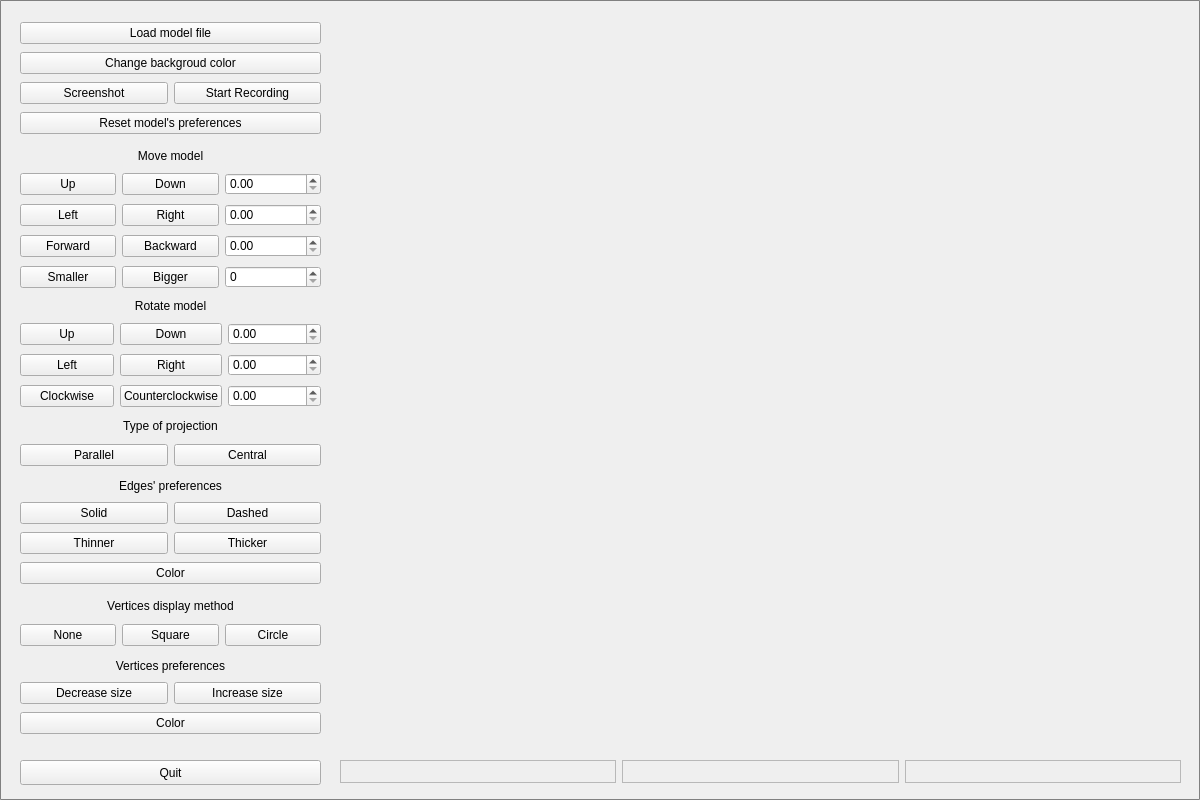
<?xml version="1.0" encoding="UTF-8"?>
<ui version="4.0">
 <class>MainWindow</class>
 <widget class="QMainWindow" name="MainWindow">
  <property name="geometry">
   <rect>
    <x>0</x>
    <y>0</y>
    <width>1200</width>
    <height>800</height>
   </rect>
  </property>
  <property name="sizePolicy">
   <sizepolicy hsizetype="Fixed" vsizetype="Fixed">
    <horstretch>0</horstretch>
    <verstretch>0</verstretch>
   </sizepolicy>
  </property>
  <property name="minimumSize">
   <size>
    <width>1200</width>
    <height>800</height>
   </size>
  </property>
  <property name="maximumSize">
   <size>
    <width>1200</width>
    <height>800</height>
   </size>
  </property>
  <property name="windowTitle">
   <string>3D Viewer</string>
  </property>
  <property name="styleSheet">
   <string notr="true">QMainWindow {
    border: 1px solid gray;
    border-radius: 1px;
}</string>
  </property>
  <widget class="QWidget" name="centralwidget">
   <widget class="GLWidget" name="openGLWidget" native="true">
    <property name="geometry">
     <rect>
      <x>340</x>
      <y>20</y>
      <width>841</width>
      <height>731</height>
     </rect>
    </property>
    <property name="sizePolicy">
     <sizepolicy hsizetype="Expanding" vsizetype="Expanding">
      <horstretch>0</horstretch>
      <verstretch>0</verstretch>
     </sizepolicy>
    </property>
    <property name="maximumSize">
     <size>
      <width>871</width>
      <height>731</height>
     </size>
    </property>
   </widget>
   <widget class="QPushButton" name="QuitButton">
    <property name="geometry">
     <rect>
      <x>20</x>
      <y>760</y>
      <width>301</width>
      <height>25</height>
     </rect>
    </property>
    <property name="text">
     <string>Quit</string>
    </property>
    <property name="shortcut">
     <string>Q</string>
    </property>
   </widget>
   <widget class="QWidget" name="layoutWidget">
    <property name="geometry">
     <rect>
      <x>20</x>
      <y>170</y>
      <width>301</width>
      <height>121</height>
     </rect>
    </property>
    <layout class="QGridLayout" name="moveModelGridLayout">
     <property name="sizeConstraint">
      <enum>QLayout::SetNoConstraint</enum>
     </property>
     <property name="spacing">
      <number>6</number>
     </property>
     <item row="2" column="0">
      <widget class="QPushButton" name="moveForwardButton">
       <property name="text">
        <string>Forward</string>
       </property>
       <property name="shortcut">
        <string>1</string>
       </property>
      </widget>
     </item>
     <item row="2" column="1">
      <widget class="QPushButton" name="moveBackwardButton">
       <property name="text">
        <string>Backward</string>
       </property>
       <property name="shortcut">
        <string>9</string>
       </property>
      </widget>
     </item>
     <item row="1" column="0">
      <widget class="QPushButton" name="moveLeftButton">
       <property name="text">
        <string>Left</string>
       </property>
       <property name="shortcut">
        <string>4</string>
       </property>
      </widget>
     </item>
     <item row="0" column="0">
      <widget class="QPushButton" name="moveUpButton">
       <property name="text">
        <string>Up</string>
       </property>
       <property name="shortcut">
        <string>8</string>
       </property>
      </widget>
     </item>
     <item row="1" column="1">
      <widget class="QPushButton" name="moveRightButton">
       <property name="text">
        <string>Right</string>
       </property>
       <property name="shortcut">
        <string>6</string>
       </property>
      </widget>
     </item>
     <item row="5" column="1">
      <widget class="QPushButton" name="biggerButton">
       <property name="text">
        <string>Bigger</string>
       </property>
       <property name="shortcut">
        <string>+</string>
       </property>
      </widget>
     </item>
     <item row="0" column="1">
      <widget class="QPushButton" name="moveDownButton">
       <property name="text">
        <string>Down</string>
       </property>
       <property name="shortcut">
        <string>2</string>
       </property>
      </widget>
     </item>
     <item row="5" column="0">
      <widget class="QPushButton" name="smallerButton">
       <property name="text">
        <string>Smaller</string>
       </property>
       <property name="shortcut">
        <string>-</string>
       </property>
      </widget>
     </item>
     <item row="0" column="2">
      <widget class="QDoubleSpinBox" name="doubleSpinBox"/>
     </item>
     <item row="1" column="2">
      <widget class="QDoubleSpinBox" name="doubleSpinBox_2"/>
     </item>
     <item row="2" column="2">
      <widget class="QDoubleSpinBox" name="doubleSpinBox_3"/>
     </item>
     <item row="5" column="2">
      <widget class="QSpinBox" name="spinBox"/>
     </item>
    </layout>
   </widget>
   <widget class="QWidget" name="layoutWidget">
    <property name="geometry">
     <rect>
      <x>20</x>
      <y>140</y>
      <width>301</width>
      <height>31</height>
     </rect>
    </property>
    <layout class="QVBoxLayout" name="moveLabelVerticalLayout">
     <item>
      <widget class="QLabel" name="moveLabel">
       <property name="frameShape">
        <enum>QFrame::NoFrame</enum>
       </property>
       <property name="text">
        <string>Move model</string>
       </property>
       <property name="alignment">
        <set>Qt::AlignCenter</set>
       </property>
      </widget>
     </item>
    </layout>
   </widget>
   <widget class="QWidget" name="layoutWidget">
    <property name="geometry">
     <rect>
      <x>20</x>
      <y>290</y>
      <width>301</width>
      <height>31</height>
     </rect>
    </property>
    <layout class="QVBoxLayout" name="rotateLabelVerticalLayout">
     <item>
      <widget class="QLabel" name="rotateLabel">
       <property name="text">
        <string>Rotate model</string>
       </property>
       <property name="alignment">
        <set>Qt::AlignCenter</set>
       </property>
      </widget>
     </item>
    </layout>
   </widget>
   <widget class="QWidget" name="layoutWidget">
    <property name="geometry">
     <rect>
      <x>20</x>
      <y>320</y>
      <width>301</width>
      <height>91</height>
     </rect>
    </property>
    <layout class="QGridLayout" name="rotateModelGridLayout">
     <item row="0" column="1">
      <widget class="QPushButton" name="rotateDownButton">
       <property name="text">
        <string>Down</string>
       </property>
       <property name="shortcut">
        <string>Ctrl+2</string>
       </property>
      </widget>
     </item>
     <item row="2" column="2">
      <widget class="QDoubleSpinBox" name="doubleSpinBox_6"/>
     </item>
     <item row="1" column="0">
      <widget class="QPushButton" name="rotateLeftButton">
       <property name="text">
        <string>Left</string>
       </property>
       <property name="shortcut">
        <string>Ctrl+4</string>
       </property>
      </widget>
     </item>
     <item row="2" column="1">
      <widget class="QPushButton" name="rotateCounterclockwiseButton">
       <property name="text">
        <string>Counterclockwise</string>
       </property>
       <property name="shortcut">
        <string>Ctrl+9</string>
       </property>
      </widget>
     </item>
     <item row="2" column="0">
      <widget class="QPushButton" name="rotateClockwiseButton">
       <property name="text">
        <string>Clockwise</string>
       </property>
       <property name="shortcut">
        <string>Ctrl+1</string>
       </property>
      </widget>
     </item>
     <item row="0" column="0">
      <widget class="QPushButton" name="rotateUpButton">
       <property name="text">
        <string>Up</string>
       </property>
       <property name="shortcut">
        <string>Ctrl+8</string>
       </property>
      </widget>
     </item>
     <item row="0" column="2">
      <widget class="QDoubleSpinBox" name="doubleSpinBox_4"/>
     </item>
     <item row="1" column="1">
      <widget class="QPushButton" name="rotateRightButton">
       <property name="text">
        <string>Right</string>
       </property>
       <property name="shortcut">
        <string>Ctrl+6</string>
       </property>
      </widget>
     </item>
     <item row="1" column="2">
      <widget class="QDoubleSpinBox" name="doubleSpinBox_5"/>
     </item>
    </layout>
   </widget>
   <widget class="QWidget" name="layoutWidget">
    <property name="geometry">
     <rect>
      <x>340</x>
      <y>760</y>
      <width>841</width>
      <height>23</height>
     </rect>
    </property>
    <layout class="QHBoxLayout" name="fileInfoHorizontalLayout">
     <item>
      <widget class="QLabel" name="filenameLabel">
       <property name="frameShape">
        <enum>QFrame::StyledPanel</enum>
       </property>
       <property name="text">
        <string/>
       </property>
      </widget>
     </item>
     <item>
      <widget class="QLabel" name="numEdgesLabel">
       <property name="frameShape">
        <enum>QFrame::StyledPanel</enum>
       </property>
       <property name="text">
        <string/>
       </property>
      </widget>
     </item>
     <item>
      <widget class="QLabel" name="numVerticesLabel">
       <property name="frameShape">
        <enum>QFrame::StyledPanel</enum>
       </property>
       <property name="text">
        <string/>
       </property>
       <property name="alignment">
        <set>Qt::AlignRight|Qt::AlignTrailing|Qt::AlignVCenter</set>
       </property>
      </widget>
     </item>
    </layout>
   </widget>
   <widget class="QWidget" name="layoutWidget">
    <property name="geometry">
     <rect>
      <x>20</x>
      <y>410</y>
      <width>301</width>
      <height>31</height>
     </rect>
    </property>
    <layout class="QVBoxLayout" name="projectionTypeVerticalLayout">
     <item>
      <widget class="QLabel" name="projectionTypeLabel">
       <property name="text">
        <string>Type of projection</string>
       </property>
       <property name="alignment">
        <set>Qt::AlignCenter</set>
       </property>
      </widget>
     </item>
    </layout>
   </widget>
   <widget class="QWidget" name="layoutWidget">
    <property name="geometry">
     <rect>
      <x>20</x>
      <y>440</y>
      <width>301</width>
      <height>31</height>
     </rect>
    </property>
    <layout class="QHBoxLayout" name="projectionTypeHorizontalLayout">
     <item>
      <widget class="QPushButton" name="parallelButton">
       <property name="text">
        <string>Parallel</string>
       </property>
      </widget>
     </item>
     <item>
      <widget class="QPushButton" name="centralButton">
       <property name="text">
        <string>Central</string>
       </property>
      </widget>
     </item>
    </layout>
   </widget>
   <widget class="QWidget" name="layoutWidget">
    <property name="geometry">
     <rect>
      <x>20</x>
      <y>470</y>
      <width>301</width>
      <height>31</height>
     </rect>
    </property>
    <layout class="QVBoxLayout" name="lineTypeVerticalLayout">
     <item>
      <widget class="QLabel" name="edgesPreferenceLabel">
       <property name="text">
        <string>Edges' preferences</string>
       </property>
       <property name="alignment">
        <set>Qt::AlignCenter</set>
       </property>
      </widget>
     </item>
    </layout>
   </widget>
   <widget class="QWidget" name="layoutWidget">
    <property name="geometry">
     <rect>
      <x>20</x>
      <y>500</y>
      <width>301</width>
      <height>89</height>
     </rect>
    </property>
    <layout class="QGridLayout" name="edgesPreferencesGridLayout">
     <item row="0" column="0">
      <widget class="QPushButton" name="solidButton">
       <property name="text">
        <string>Solid</string>
       </property>
      </widget>
     </item>
     <item row="0" column="1">
      <widget class="QPushButton" name="dashedButton">
       <property name="text">
        <string>Dashed</string>
       </property>
      </widget>
     </item>
     <item row="1" column="0">
      <widget class="QPushButton" name="thinnerButton">
       <property name="text">
        <string>Thinner</string>
       </property>
      </widget>
     </item>
     <item row="1" column="1">
      <widget class="QPushButton" name="thickerButton">
       <property name="text">
        <string>Thicker</string>
       </property>
      </widget>
     </item>
     <item row="2" column="0" colspan="2">
      <widget class="QPushButton" name="edgesColorButton">
       <property name="text">
        <string>Color</string>
       </property>
      </widget>
     </item>
    </layout>
   </widget>
   <widget class="QWidget" name="layoutWidget">
    <property name="geometry">
     <rect>
      <x>20</x>
      <y>590</y>
      <width>301</width>
      <height>31</height>
     </rect>
    </property>
    <layout class="QVBoxLayout" name="edgesDisplayMethodVerticalLayout">
     <item>
      <widget class="QLabel" name="edgesDisplayMethodLabel">
       <property name="text">
        <string>Vertices display method</string>
       </property>
       <property name="alignment">
        <set>Qt::AlignCenter</set>
       </property>
      </widget>
     </item>
    </layout>
   </widget>
   <widget class="QWidget" name="layoutWidget">
    <property name="geometry">
     <rect>
      <x>20</x>
      <y>620</y>
      <width>301</width>
      <height>31</height>
     </rect>
    </property>
    <layout class="QHBoxLayout" name="horizontalLayout">
     <item>
      <widget class="QPushButton" name="noneDisplayMethodButton">
       <property name="text">
        <string>None</string>
       </property>
      </widget>
     </item>
     <item>
      <widget class="QPushButton" name="squareDisplayMethodButton">
       <property name="text">
        <string>Square</string>
       </property>
      </widget>
     </item>
     <item>
      <widget class="QPushButton" name="circleDisplayMethodButton">
       <property name="text">
        <string>Circle</string>
       </property>
      </widget>
     </item>
    </layout>
   </widget>
   <widget class="QWidget" name="layoutWidget">
    <property name="geometry">
     <rect>
      <x>20</x>
      <y>650</y>
      <width>301</width>
      <height>31</height>
     </rect>
    </property>
    <layout class="QVBoxLayout" name="verticesPreferencesVerticalLayout">
     <item>
      <widget class="QLabel" name="verticesPreferencesLabel">
       <property name="text">
        <string>Vertices preferences</string>
       </property>
       <property name="alignment">
        <set>Qt::AlignCenter</set>
       </property>
      </widget>
     </item>
    </layout>
   </widget>
   <widget class="QWidget" name="layoutWidget">
    <property name="geometry">
     <rect>
      <x>20</x>
      <y>680</y>
      <width>301</width>
      <height>58</height>
     </rect>
    </property>
    <layout class="QGridLayout" name="verticesPreferencesGridLayout">
     <item row="0" column="0">
      <widget class="QPushButton" name="verticesDecreaseSizeButton">
       <property name="text">
        <string>Decrease size</string>
       </property>
      </widget>
     </item>
     <item row="0" column="1">
      <widget class="QPushButton" name="verticesIncreaseSizeButton">
       <property name="text">
        <string>Increase size</string>
       </property>
      </widget>
     </item>
     <item row="1" column="0" colspan="2">
      <widget class="QPushButton" name="verticesColorButton">
       <property name="text">
        <string>Color</string>
       </property>
      </widget>
     </item>
    </layout>
   </widget>
   <widget class="QWidget" name="layoutWidget">
    <property name="geometry">
     <rect>
      <x>20</x>
      <y>20</y>
      <width>301</width>
      <height>120</height>
     </rect>
    </property>
    <layout class="QGridLayout" name="topLayout">
     <item row="1" column="0" colspan="2">
      <widget class="QPushButton" name="changeBGColorButton">
       <property name="text">
        <string>Change backgroud color</string>
       </property>
      </widget>
     </item>
     <item row="4" column="1">
      <widget class="QPushButton" name="screencastButton">
       <property name="text">
        <string>Start Recording</string>
       </property>
       <property name="shortcut">
        <string>R</string>
       </property>
      </widget>
     </item>
     <item row="0" column="0" colspan="2">
      <widget class="QPushButton" name="loadModelFileButton">
       <property name="text">
        <string>Load model file</string>
       </property>
       <property name="shortcut">
        <string>L</string>
       </property>
      </widget>
     </item>
     <item row="4" column="0">
      <widget class="QPushButton" name="screenshotButton">
       <property name="text">
        <string>Screenshot</string>
       </property>
      </widget>
     </item>
     <item row="5" column="0" colspan="2">
      <widget class="QPushButton" name="resetPreferencesButton">
       <property name="text">
        <string>Reset model's preferences</string>
       </property>
      </widget>
     </item>
    </layout>
    <zorder>screencastButton</zorder>
    <zorder>loadModelFileButton</zorder>
    <zorder>changeBGColorButton</zorder>
    <zorder>screenshotButton</zorder>
    <zorder>resetPreferencesButton</zorder>
   </widget>
  </widget>
 </widget>
 <customwidgets>
  <customwidget>
   <class>GLWidget</class>
   <extends>QWidget</extends>
   <header>glwidget.h</header>
   <container>1</container>
  </customwidget>
 </customwidgets>
 <resources/>
 <connections/>
</ui>
